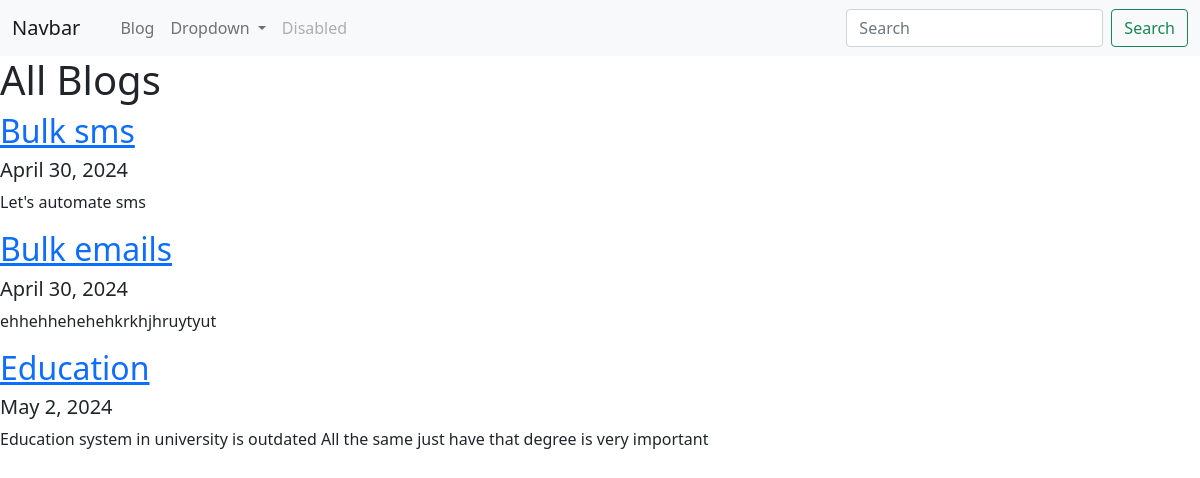
Screenshot of /blog/ with the database file from the repository.
### blog/models.py (models this page shows, shortened)
class Blog(models.Model):
  title = models.CharField(max_length=20)
  date =  models.DateField(auto_now=False, auto_now_add=False)
  content = models.TextField()

### blog/views.py (the view)
# urls.py: path('', views.all_blog, name = 'all_blog'),
def all_blog(request):
  blogs = Blog.objects.all()
  return render(request,'blog/all_blog.html',{ 'blogs':blogs})

### blog/templates/blog/all_blog.html
{% extends 'portfolio/base.html' %}
{% block content %}
<h1>All Blogs</h1>
{% for blog in blogs %}
<a href="{% url 'blog:detail' blog.id %}"><h2>{{ blog.title }}</h2></a>
<h5>{{ blog.date }}</h5>
<p>{{ blog.content }}</p>
{% endfor %}
{% endblock %}

### portfolio/templates/portfolio/base.html (shortened to what this page needs)
<!doctype html>
<html lang="en">
  <head>
    <link href="https://cdn.jsdelivr.net/npm/bootstrap@5.0.2/dist/css/bootstrap.min.css" rel="stylesheet">
  </head>
  <body>
    <nav class="navbar navbar-expand-lg navbar-light bg-light">
      <div class="container-fluid">
        <a class="navbar-brand" href="#">Navbar</a>
        <div class="collapse navbar-collapse" id="navbarSupportedContent">
          <ul class="navbar-nav me-auto mb-2 mb-lg-0">
            <li class="nav-item">
              <a class="nav-link active" aria-current="page" href="#"></a>
            </li>
            <li class="nav-item">
              <a class="nav-link" href="#">Blog</a>
            </li>
            <li class="nav-item dropdown">
              <a class="nav-link dropdown-toggle" href="#" id="navbarDropdown" role="button" data-bs-toggle="dropdown" aria-expanded="false">
                Dropdown
              </a>
            </li>
            <li class="nav-item">
              <a class="nav-link disabled" href="#" tabindex="-1" aria-disabled="true">Disabled</a>
            </li>
          </ul>
          <form class="d-flex">
            <input class="form-control me-2" type="search" placeholder="Search" aria-label="Search">
            <button class="btn btn-outline-success" type="submit">Search</button>
          </form>
        </div>
      </div>
    </nav>
    {% block content %}{% endblock %}
  </body>
</html>

### rows the page displays
Blog: title "Bulk sms", date "April 30, 2024", content "Let's automate sms"
Blog: title "Bulk emails", date "April 30, 2024", content "ehhehhehehehkrkhjhruytyut"
Blog: title "Education", date "May 2, 2024", content "Education system in university is outdated All the same just have that degree is very important"
